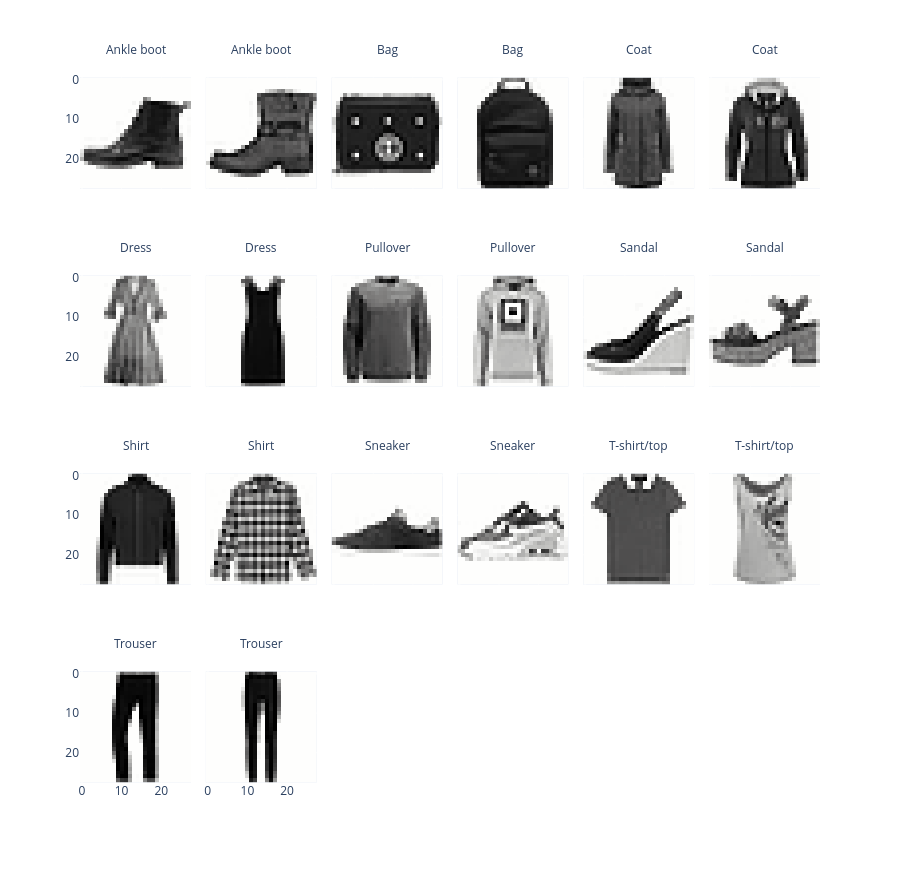

This figure's notebook cell:
### Markdown cell above
Let's see what some of the images contained in this dataset look like.

````{dropdown} Click to see the code
:open: false
```python
def show_images(images, ncols=5, max_images=30):
    # conver the subset of images into a n,28,28 matrix for facet visualization
    img_mat = images.head(max_images)["images"].to_numpy()
    fig = px.imshow(
        img_mat,
        color_continuous_scale="gray",
        facet_col=0,
        facet_col_wrap=ncols,
        height=220 * int(np.ceil(len(images) / ncols)),
    )
    fig.update_layout(coloraxis_showscale=False)
    # Extract the facet number and convert it back to the class label.
    fig.for_each_annotation(
        lambda a: a.update(text=images["class"][int(a.text.split("=")[-1])])
    )
    return fig


# keep two rows drawn at random from each class
two_per_class = images.filter(pl.int_range(pl.len()).shuffle(seed=23).over("class") < 2).sort("class")
fig = show_images(two_per_class, ncols=6)
fig.show()
```
````

### Code cell
def show_images(images, ncols=5, max_images=30):
    # conver the subset of images into a n,28,28 matrix for facet visualization
    img_mat = images.head(max_images)["images"].to_numpy()
    fig = px.imshow(
        img_mat,
        color_continuous_scale="gray",
        facet_col=0,
        facet_col_wrap=ncols,
        height=220 * int(np.ceil(len(images) / ncols)),
    )
    fig.update_layout(coloraxis_showscale=False)
    # Extract the facet number and convert it back to the class label.
    fig.for_each_annotation(
        lambda a: a.update(text=images["class"][int(a.text.split("=")[-1])])
    )
    return fig


# keep two rows drawn at random from each class
two_per_class = images.filter(pl.int_range(pl.len()).shuffle(seed=23).over("class") < 2).sort("class")
fig = show_images(two_per_class, ncols=6)
fig.show()

### Figure 1 — Plotly figure (JSON) as saved in the notebook; plotly's stock layout.template omitted (floating-point values rounded to 4 significant figures; data arrays with more than 128 entries replaced by an {"elided": "..."} marker saying what was removed)
{"data": [{"coloraxis": "coloraxis", "hovertemplate": "x: %{x}<br>y: %{y}<br>color: %{z}<extra></extra>", "name": "0", "type": "heatmap", "xaxis": "x19", "yaxis": "y19", "z": {"elided": "28x28 float values"}}, {"coloraxis": "coloraxis", "hovertemplate": "x: %{x}<br>y: %{y}<br>color: %{z}<extra></extra>", "name": "1", "type": "heatmap", "xaxis": "x20", "yaxis": "y20", "z": {"elided": "28x28 float values"}}, {"coloraxis": "coloraxis", "hovertemplate": "x: %{x}<br>y: %{y}<br>color: %{z}<extra></extra>", "name": "2", "type": "heatmap", "xaxis": "x21", "yaxis": "y21", "z": {"elided": "28x28 float values"}}, {"coloraxis": "coloraxis", "hovertemplate": "x: %{x}<br>y: %{y}<br>color: %{z}<extra></extra>", "name": "3", "type": "heatmap", "xaxis": "x22", "yaxis": "y22", "z": {"elided": "28x28 float values"}}, {"coloraxis": "coloraxis", "hovertemplate": "x: %{x}<br>y: %{y}<br>color: %{z}<extra></extra>", "name": "4", "type": "heatmap", "xaxis": "x23", "yaxis": "y23", "z": {"elided": "28x28 float values"}}, {"coloraxis": "coloraxis", "hovertemplate": "x: %{x}<br>y: %{y}<br>color: %{z}<extra></extra>", "name": "5", "type": "heatmap", "xaxis": "x24", "yaxis": "y24", "z": {"elided": "28x28 float values"}}, {"coloraxis": "coloraxis", "hovertemplate": "x: %{x}<br>y: %{y}<br>color: %{z}<extra></extra>", "name": "6", "type": "heatmap", "xaxis": "x13", "yaxis": "y13", "z": {"elided": "28x28 float values"}}, {"coloraxis": "coloraxis", "hovertemplate": "x: %{x}<br>y: %{y}<br>color: %{z}<extra></extra>", "name": "7", "type": "heatmap", "xaxis": "x14", "yaxis": "y14", "z": {"elided": "28x28 float values"}}, {"coloraxis": "coloraxis", "hovertemplate": "x: %{x}<br>y: %{y}<br>color: %{z}<extra></extra>", "name": "8", "type": "heatmap", "xaxis": "x15", "yaxis": "y15", "z": {"elided": "28x28 float values"}}, {"coloraxis": "coloraxis", "hovertemplate": "x: %{x}<br>y: %{y}<br>color: %{z}<extra></extra>", "name": "9", "type": "heatmap", "xaxis": "x16", "yaxis": "y16", "z": {"elided": "28x28 float values"}}, {"coloraxis": "coloraxis", "hovertemplate": "x: %{x}<br>y: %{y}<br>color: %{z}<extra></extra>", "name": "10", "type": "heatmap", "xaxis": "x17", "yaxis": "y17", "z": {"elided": "28x28 float values"}}, {"coloraxis": "coloraxis", "hovertemplate": "x: %{x}<br>y: %{y}<br>color: %{z}<extra></extra>", "name": "11", "type": "heatmap", "xaxis": "x18", "yaxis": "y18", "z": {"elided": "28x28 float values"}}, {"coloraxis": "coloraxis", "hovertemplate": "x: %{x}<br>y: %{y}<br>color: %{z}<extra></extra>", "name": "12", "type": "heatmap", "xaxis": "x7", "yaxis": "y7", "z": {"elided": "28x28 float values"}}, {"coloraxis": "coloraxis", "hovertemplate": "x: %{x}<br>y: %{y}<br>color: %{z}<extra></extra>", "name": "13", "type": "heatmap", "xaxis": "x8", "yaxis": "y8", "z": {"elided": "28x28 float values"}}, {"coloraxis": "coloraxis", "hovertemplate": "x: %{x}<br>y: %{y}<br>color: %{z}<extra></extra>", "name": "14", "type": "heatmap", "xaxis": "x9", "yaxis": "y9", "z": {"elided": "28x28 float values"}}, {"coloraxis": "coloraxis", "hovertemplate": "x: %{x}<br>y: %{y}<br>color: %{z}<extra></extra>", "name": "15", "type": "heatmap", "xaxis": "x10", "yaxis": "y10", "z": {"elided": "28x28 float values"}}, {"coloraxis": "coloraxis", "hovertemplate": "x: %{x}<br>y: %{y}<br>color: %{z}<extra></extra>", "name": "16", "type": "heatmap", "xaxis": "x11", "yaxis": "y11", "z": {"elided": "28x28 float values"}}, {"coloraxis": "coloraxis", "hovertemplate": "x: %{x}<br>y: %{y}<br>color: %{z}<extra></extra>", "name": "17", "type": "heatmap", "xaxis": "x12", "yaxis": "y12", "z": {"elided": "28x28 float values"}}, {"coloraxis": "coloraxis", "hovertemplate": "x: %{x}<br>y: %{y}<br>color: %{z}<extra></extra>", "name": "18", "type": "heatmap", "xaxis": "x", "yaxis": "y", "z": {"elided": "28x28 float values"}}, {"coloraxis": "coloraxis", "hovertemplate": "x: %{x}<br>y: %{y}<br>color: %{z}<extra></extra>", "name": "19", "type": "heatmap", "xaxis": "x2", "yaxis": "y2", "z": {"elided": "28x28 float values"}}], "layout": {"annotations": [{"font": {}, "showarrow": false, "text": "Trouser", "x": 0.075, "xanchor": "center", "xref": "paper", "y": 0.1975, "yanchor": "bottom", "yref": "paper"}, {"font": {}, "showarrow": false, "text": "Trouser", "x": 0.245, "xanchor": "center", "xref": "paper", "y": 0.1975, "yanchor": "bottom", "yref": "paper"}, {"font": {}, "showarrow": false, "text": "Shirt", "x": 0.075, "xanchor": "center", "xref": "paper", "y": 0.465, "yanchor": "bottom", "yref": "paper"}, {"font": {}, "showarrow": false, "text": "Shirt", "x": 0.245, "xanchor": "center", "xref": "paper", "y": 0.465, "yanchor": "bottom", "yref": "paper"}, {"font": {}, "showarrow": false, "text": "Sneaker", "x": 0.415, "xanchor": "center", "xref": "paper", "y": 0.465, "yanchor": "bottom", "yref": "paper"}, {"font": {}, "showarrow": false, "text": "Sneaker", "x": 0.585, "xanchor": "center", "xref": "paper", "y": 0.465, "yanchor": "bottom", "yref": "paper"}, {"font": {}, "showarrow": false, "text": "T-shirt/top", "x": 0.755, "xanchor": "center", "xref": "paper", "y": 0.465, "yanchor": "bottom", "yref": "paper"}, {"font": {}, "showarrow": false, "text": "T-shirt/top", "x": 0.925, "xanchor": "center", "xref": "paper", "y": 0.465, "yanchor": "bottom", "yref": "paper"}, {"font": {}, "showarrow": false, "text": "Dress", "x": 0.075, "xanchor": "center", "xref": "paper", "y": 0.7325, "yanchor": "bottom", "yref": "paper"}, {"font": {}, "showarrow": false, "text": "Dress", "x": 0.245, "xanchor": "center", "xref": "paper", "y": 0.7325, "yanchor": "bottom", "yref": "paper"}, {"font": {}, "showarrow": false, "text": "Pullover", "x": 0.415, "xanchor": "center", "xref": "paper", "y": 0.7325, "yanchor": "bottom", "yref": "paper"}, {"font": {}, "showarrow": false, "text": "Pullover", "x": 0.585, "xanchor": "center", "xref": "paper", "y": 0.7325, "yanchor": "bottom", "yref": "paper"}, {"font": {}, "showarrow": false, "text": "Sandal", "x": 0.755, "xanchor": "center", "xref": "paper", "y": 0.7325, "yanchor": "bottom", "yref": "paper"}, {"font": {}, "showarrow": false, "text": "Sandal", "x": 0.925, "xanchor": "center", "xref": "paper", "y": 0.7325, "yanchor": "bottom", "yref": "paper"}, {"font": {}, "showarrow": false, "text": "Ankle boot", "x": 0.075, "xanchor": "center", "xref": "paper", "y": 1.0, "yanchor": "bottom", "yref": "paper"}, {"font": {}, "showarrow": false, "text": "Ankle boot", "x": 0.245, "xanchor": "center", "xref": "paper", "y": 1.0, "yanchor": "bottom", "yref": "paper"}, {"font": {}, "showarrow": false, "text": "Bag", "x": 0.415, "xanchor": "center", "xref": "paper", "y": 1.0, "yanchor": "bottom", "yref": "paper"}, {"font": {}, "showarrow": false, "text": "Bag", "x": 0.585, "xanchor": "center", "xref": "paper", "y": 1.0, "yanchor": "bottom", "yref": "paper"}, {"font": {}, "showarrow": false, "text": "Coat", "x": 0.755, "xanchor": "center", "xref": "paper", "y": 1.0, "yanchor": "bottom", "yref": "paper"}, {"font": {}, "showarrow": false, "text": "Coat", "x": 0.925, "xanchor": "center", "xref": "paper", "y": 1.0, "yanchor": "bottom", "yref": "paper"}], "coloraxis": {"colorscale": [[0.0, "rgb(0, 0, 0)"], [0.09091, "rgb(16, 16, 16)"], [0.1818, "rgb(38, 38, 38)"], [0.2727, "rgb(59, 59, 59)"], [0.3636, "rgb(81, 80, 80)"], [0.4545, "rgb(102, 101, 101)"], [0.5455, "rgb(124, 123, 122)"], [0.6364, "rgb(146, 146, 145)"], [0.7273, "rgb(171, 171, 170)"], [0.8182, "rgb(197, 197, 195)"], [0.9091, "rgb(224, 224, 223)"], [1.0, "rgb(254, 254, 253)"]], "showscale": false}, "height": 880, "margin": {"t": 60}, "xaxis": {"anchor": "y", "constrain": "domain", "domain": [0.0, 0.15], "scaleanchor": "y"}, "xaxis10": {"anchor": "y10", "domain": [0.51, 0.66], "matches": "x", "showticklabels": false}, "xaxis11": {"anchor": "y11", "domain": [0.68, 0.83], "matches": "x", "showticklabels": false}, "xaxis12": {"anchor": "y12", "domain": [0.85, 1.0], "matches": "x", "showticklabels": false}, "xaxis13": {"anchor": "y13", "domain": [0.0, 0.15], "matches": "x", "showticklabels": false}, "xaxis14": {"anchor": "y14", "domain": [0.17, 0.32], "matches": "x", "showticklabels": false}, "xaxis15": {"anchor": "y15", "domain": [0.34, 0.49], "matches": "x", "showticklabels": false}, "xaxis16": {"anchor": "y16", "domain": [0.51, 0.66], "matches": "x", "showticklabels": false}, "xaxis17": {"anchor": "y17", "domain": [0.68, 0.83], "matches": "x", "showticklabels": false}, "xaxis18": {"anchor": "y18", "domain": [0.85, 1.0], "matches": "x", "showticklabels": false}, "xaxis19": {"anchor": "y19", "domain": [0.0, 0.15], "matches": "x", "showticklabels": false}, "xaxis2": {"anchor": "y2", "domain": [0.17, 0.32], "matches": "x"}, "xaxis20": {"anchor": "y20", "domain": [0.17, 0.32], "matches": "x", "showticklabels": false}, "xaxis21": {"anchor": "y21", "domain": [0.34, 0.49], "matches": "x", "showticklabels": false}, "xaxis22": {"anchor": "y22", "domain": [0.51, 0.66], "matches": "x", "showticklabels": false}, "xaxis23": {"anchor": "y23", "domain": [0.68, 0.83], "matches": "x", "showticklabels": false}, "xaxis24": {"anchor": "y24", "domain": [0.85, 1.0], "matches": "x", "showticklabels": false}, "xaxis3": {"anchor": "y3", "domain": [0.34, 0.49], "matches": "x"}, "xaxis4": {"anchor": "y4", "domain": [0.51, 0.66], "matches": "x"}, "xaxis5": {"anchor": "y5", "domain": [0.68, 0.83], "matches": "x"}, "xaxis6": {"anchor": "y6", "domain": [0.85, 1.0], "matches": "x"}, "xaxis7": {"anchor": "y7", "domain": [0.0, 0.15], "matches": "x", "showticklabels": false}, "xaxis8": {"anchor": "y8", "domain": [0.17, 0.32], "matches": "x", "showticklabels": false}, "xaxis9": {"anchor": "y9", "domain": [0.34, 0.49], "matches": "x", "showticklabels": false}, "yaxis": {"anchor": "x", "autorange": "reversed", "constrain": "domain", "domain": [0.0, 0.1975]}, "yaxis10": {"anchor": "x10", "domain": [0.2675, 0.465], "matches": "y", "showticklabels": false}, "yaxis11": {"anchor": "x11", "domain": [0.2675, 0.465], "matches": "y", "showticklabels": false}, "yaxis12": {"anchor": "x12", "domain": [0.2675, 0.465], "matches": "y", "showticklabels": false}, "yaxis13": {"anchor": "x13", "domain": [0.535, 0.7325], "matches": "y"}, "yaxis14": {"anchor": "x14", "domain": [0.535, 0.7325], "matches": "y", "showticklabels": false}, "yaxis15": {"anchor": "x15", "domain": [0.535, 0.7325], "matches": "y", "showticklabels": false}, "yaxis16": {"anchor": "x16", "domain": [0.535, 0.7325], "matches": "y", "showticklabels": false}, "yaxis17": {"anchor": "x17", "domain": [0.535, 0.7325], "matches": "y", "showticklabels": false}, "yaxis18": {"anchor": "x18", "domain": [0.535, 0.7325], "matches": "y", "showticklabels": false}, "yaxis19": {"anchor": "x19", "domain": [0.8025, 1.0], "matches": "y"}, "yaxis2": {"anchor": "x2", "domain": [0.0, 0.1975], "matches": "y", "showticklabels": false}, "yaxis20": {"anchor": "x20", "domain": [0.8025, 1.0], "matches": "y", "showticklabels": false}, "yaxis21": {"anchor": "x21", "domain": [0.8025, 1.0], "matches": "y", "showticklabels": false}, "yaxis22": {"anchor": "x22", "domain": [0.8025, 1.0], "matches": "y", "showticklabels": false}, "yaxis23": {"anchor": "x23", "domain": [0.8025, 1.0], "matches": "y", "showticklabels": false}, "yaxis24": {"anchor": "x24", "domain": [0.8025, 1.0], "matches": "y", "showticklabels": false}, "yaxis3": {"anchor": "x3", "domain": [0.0, 0.1975], "matches": "y", "showticklabels": false}, "yaxis4": {"anchor": "x4", "domain": [0.0, 0.1975], "matches": "y", "showticklabels": false}, "yaxis5": {"anchor": "x5", "domain": [0.0, 0.1975], "matches": "y", "showticklabels": false}, "yaxis6": {"anchor": "x6", "domain": [0.0, 0.1975], "matches": "y", "showticklabels": false}, "yaxis7": {"anchor": "x7", "domain": [0.2675, 0.465], "matches": "y"}, "yaxis8": {"anchor": "x8", "domain": [0.2675, 0.465], "matches": "y", "showticklabels": false}, "yaxis9": {"anchor": "x9", "domain": [0.2675, 0.465], "matches": "y", "showticklabels": false}}}
